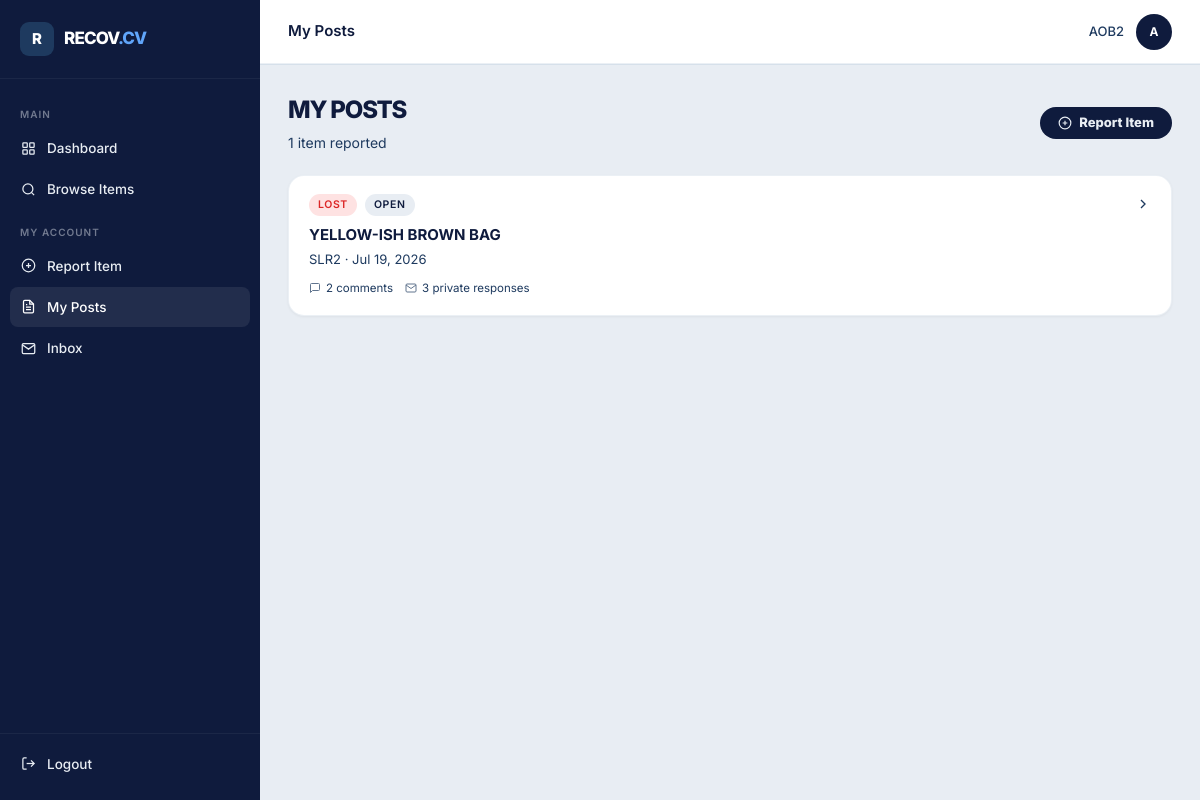
/pages/my_posts.php (signed in), run on the app's committed database.
### tables this page shows
CREATE TABLE items (
            id            INTEGER PRIMARY KEY AUTOINCREMENT,
            user_id       INTEGER NOT NULL,
            item_name     TEXT NOT NULL,
            description   TEXT NOT NULL,
            type          TEXT NOT NULL,
            location      TEXT NOT NULL,
            date_reported TEXT NOT NULL,
            status        TEXT NOT NULL DEFAULT 'open',
            created_at    DATETIME DEFAULT CURRENT_TIMESTAMP,
            FOREIGN KEY (user_id) REFERENCES users(id)
        );

### pages/my_posts.php (the view, shortened to what this page needs)
<?php
require_once __DIR__ . '/../config/db.php';
$uid  = $_SESSION['user_id'];
$stmt = $pdo->prepare(
    "SELECT i.*,
            (SELECT COUNT(*) FROM comments c WHERE c.item_id = i.id) AS comment_count,
            (SELECT COUNT(*) FROM responses r WHERE r.item_id = i.id) AS response_count
     FROM items i
     WHERE i.user_id = ?
     ORDER BY i.created_at DESC"
);
$stmt->execute([$uid]);
$my_items = $stmt->fetchAll();
include __DIR__ . '/../includes/head.php';
include __DIR__ . '/../includes/sidebar.php';
?>
<div class="page-header-row">
  <div class="page-header" style="margin-bottom:0">
    <h1>My Posts</h1>
    <p><?php echo count($my_items); ?> item<?php echo count($my_items) !== 1 ? 's' : ''; ?> reported</p>
  </div>
  <a href="/pages/post_item.php" class="btn btn-primary">
    <svg viewBox="0 0 24 24" fill="none" stroke="currentColor" stroke-width="2"><circle cx="12" cy="12" r="10"/><path d="M12 8v8M8 12h8"/></svg>
    Report Item
  </a>
</div>
<?php if (empty($my_items)): ?>
  <div class="empty-state">
    <h3>You haven't posted anything yet</h3>
    <p>Report a lost or found item to get started.</p>
    <a href="/pages/post_item.php" class="btn btn-primary">Report Item</a>
  </div>
<?php else: ?>
  <div class="list-gap">
    <?php foreach ($my_items as $item): ?>
      <a href="/pages/item.php?id=<?php echo $item['id']; ?>" class="item-card" style="display:flex; align-items:flex-start; gap:16px;">
        <div style="flex:1;">
          <div class="flex gap-2 items-center mb-2">
            <span class="badge badge-<?php echo $item['type']; ?>"><?php echo strtoupper($item['type']); ?></span>
            <span class="badge badge-<?php echo $item['status']; ?>"><?php echo ucfirst(str_replace('_', ' ', $item['status'])); ?></span>
          </div>
          <h3 style="font-size:15px; margin-bottom:4px;"><?php echo htmlspecialchars($item['item_name']); ?></h3>
          <p class="text-muted" style="font-size:13px; margin-bottom:10px;"><?php echo htmlspecialchars($item['location']); ?> · <?php echo date('M j, Y', strtotime($item['date_reported'])); ?></p>
          <div class="flex gap-3">
            <span class="item-meta-row">
              <svg viewBox="0 0 24 24" fill="none" stroke="currentColor" stroke-width="2" style="width:12px;height:12px;"><path d="M21 15a2 2 0 0 1-2 2H7l-4 4V5a2 2 0 0 1 2-2h14a2 2 0 0 1 2 2z"/></svg>
              <?php echo $item['comment_count']; ?> comment<?php echo $item['comment_count'] != 1 ? 's' : ''; ?>
            </span>
            <span class="item-meta-row">
              <svg viewBox="0 0 24 24" fill="none" stroke="currentColor" stroke-width="2" style="width:12px;height:12px;"><path d="M4 4h16c1.1 0 2 .9 2 2v12c0 1.1-.9 2-2 2H4c-1.1 0-2-.9-2-2V6c0-1.1.9-2 2-2z"/><polyline points="22,6 12,13 2,6"/></svg>
              <?php echo $item['response_count']; ?> private response<?php echo $item['response_count'] != 1 ? 's' : ''; ?>
            </span>
          </div>
        </div>
        <svg viewBox="0 0 24 24" fill="none" stroke="currentColor" stroke-width="2" style="width:16px;height:16px;color:var(--text-muted);flex-shrink:0;margin-top:2px;"><polyline points="9 18 15 12 9 6"/></svg>
      </a>
    <?php endforeach; ?>
  </div>
<?php endif; ?>
<?php include __DIR__ . '/../includes/footer.php'; ?>

### public/css/style.css (style rules this page uses)
*, *::before, *::after { margin: 0; padding: 0; box-sizing: border-box; }
:root { --bg: #e8edf3; --card-bg: #ffffff; --text: #0f1b3d; --text-muted: #1e3a5f; --border: rgba(59, 111, 160, 0.1); --shadow: 0 1px 3px 0 rgba(0, 0, 0, 0.05); --shadow-md: 0 4px 6px -1px rgba(0, 0, 0, 0.05); --blue: #0f1b3d; --blue-hover: #1e3a5f; --blue-light: #e8edf3; --blue-text: #0f1b3d; --red: #ef4444; --red-light: #fee2e2; --red-text: #dc2626; --green: #22c55e; --green-light: #dcfce7; --green-text: #16a34a; --yellow: #f59e0b; --yellow-light: #fef3c7; --yellow-text: #d97706; --radius: 16px; --radius-sm: 8px; --sidebar-bg: #0f1b3d; --sidebar-hover: #1e3a5f; --sidebar-text: #e8edf3; --sidebar-active-text: #ffffff; --sidebar-active-bg: rgba(255, 255, 255, 0.08); --sidebar-width: 260px; --topbar-height: 64px; }
body { font-family: 'Inter', sans-serif; background: var(--bg); color: var(--text); font-size: 14px; line-height: 1.5; -webkit-font-smoothing: antialiased; }
.page-header { margin-bottom: 22px; }
.page-header h1 { font-size: 24px; font-weight: 800; color: var(--text); text-transform: uppercase; letter-spacing: -0.05em; }
.page-header p { margin-top: 4px; font-size: 14px; color: var(--text-muted); }
.page-header-row { display: flex; align-items: center; justify-content: space-between; margin-bottom: 22px; }
.item-card { background: var(--card-bg); border-radius: var(--radius); box-shadow: var(--shadow); padding: 18px 20px; text-decoration: none; color: inherit; display: block; transition: box-shadow 0.18s, transform 0.18s; border: 1px solid var(--border); }
.item-card h3 { font-size: 14px; font-weight: 700; color: var(--text); margin: 8px 0 5px; text-transform: uppercase; }
.item-meta-row { display: flex; align-items: center; gap: 5px; font-size: 11.5px; color: var(--text-muted); }
.item-meta-row svg { width: 12px; height: 12px; opacity: 0.7; }
.badge { display: inline-flex; align-items: center; padding: 3px 9px; border-radius: 100px; font-size: 10.5px; font-weight: 600; text-transform: uppercase; letter-spacing: 0.06em; white-space: nowrap; flex-shrink: 0; }
.badge-lost { background: var(--red-light); color: var(--red-text); }
.badge-open { background: var(--blue-light); color: var(--blue-text); }
.btn { display: inline-flex; align-items: center; justify-content: center; gap: 7px; padding: 9px 18px; border-radius: 9999px; font-size: 13px; font-weight: 800; font-family: 'Inter', sans-serif; cursor: pointer; border: none; text-decoration: none; transition: background-color 0.13s, opacity 0.13s; line-height: 1; white-space: nowrap; }
.btn svg { width: 14px; height: 14px; }
.btn-primary { background: var(--blue); color: #e8edf3; }
a { color: var(--blue); text-decoration: none; }
.text-muted { color: var(--text-muted); }
.flex { display: flex; }
.gap-2 { gap: 8px; }
.gap-3 { gap: 12px; }
.items-center { align-items: center; }
.list-gap { display: flex; flex-direction: column; gap: 12px; }

### data on the page
items: type "LOST", status "OPEN", item_name "YELLOW-ISH BROWN BAG", location "SLR2", date_reported "Jul 19, 2026", comment_count "2", response_count "3"

### other printed values
$page_title "My Posts"
$_SESSION['user_name'] "AOB2"
$initials "A"
count($my_items) "1"
